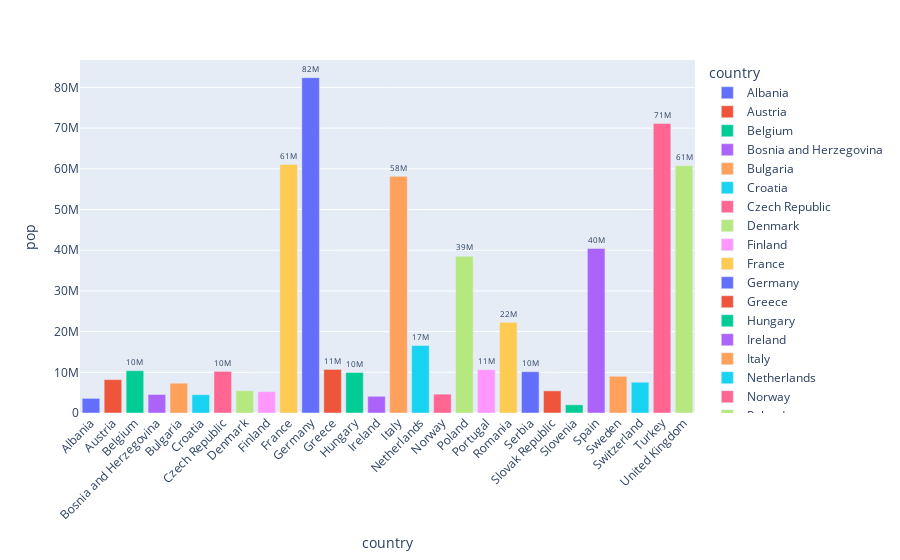

Notebook source saved alongside this figure:
### Markdown cell above
# Bar charts

### Code cell
df_in = px.data.gapminder().query("country == 'India'")
px.bar(df_in, x='year', y='pop')

df_tips = px.data.tips()
px.bar(df_tips, x='day', y='tip', color="sex", title="Tips by Sex on each day", labels={'tip':'Tip Amount', 'day':'Day of the Week'})
px.bar(df_tips, x='sex', y='total_bill', color="smoker", barmode="group")

df_europe = px.data.gapminder().query("continent == 'Europe' and year == 2007 and pop > 2.e6")
fig = px.bar(df_europe, y='pop', x='country', text='pop', color='country')
fig.update_traces(texttemplate='%{text:.2s}', textposition='outside')
fig.update_layout(uniformtext_minsize=8, uniformtext_mode='hide')
fig.update_layout(xaxis_tickangle=-45)
fig.show()

### Figure 1 — Plotly figure (JSON) as saved in the notebook; plotly's stock layout.template omitted (floating-point values rounded to 4 significant figures)
{"data": [{"alignmentgroup": "True", "hovertemplate": "country=%{x}<br>pop=%{text}<extra></extra>", "legendgroup": "Albania", "marker": {"color": "#636efa", "pattern": {"shape": ""}}, "name": "Albania", "offsetgroup": "Albania", "orientation": "v", "showlegend": true, "text": [3600523], "textposition": "outside", "texttemplate": "%{text:.2s}", "type": "bar", "x": ["Albania"], "xaxis": "x", "y": [3600523], "yaxis": "y"}, {"alignmentgroup": "True", "hovertemplate": "country=%{x}<br>pop=%{text}<extra></extra>", "legendgroup": "Austria", "marker": {"color": "#EF553B", "pattern": {"shape": ""}}, "name": "Austria", "offsetgroup": "Austria", "orientation": "v", "showlegend": true, "text": [8199783], "textposition": "outside", "texttemplate": "%{text:.2s}", "type": "bar", "x": ["Austria"], "xaxis": "x", "y": [8199783], "yaxis": "y"}, {"alignmentgroup": "True", "hovertemplate": "country=%{x}<br>pop=%{text}<extra></extra>", "legendgroup": "Belgium", "marker": {"color": "#00cc96", "pattern": {"shape": ""}}, "name": "Belgium", "offsetgroup": "Belgium", "orientation": "v", "showlegend": true, "text": [10392226], "textposition": "outside", "texttemplate": "%{text:.2s}", "type": "bar", "x": ["Belgium"], "xaxis": "x", "y": [10392226], "yaxis": "y"}, {"alignmentgroup": "True", "hovertemplate": "country=%{x}<br>pop=%{text}<extra></extra>", "legendgroup": "Bosnia and Herzegovina", "marker": {"color": "#ab63fa", "pattern": {"shape": ""}}, "name": "Bosnia and Herzegovina", "offsetgroup": "Bosnia and Herzegovina", "orientation": "v", "showlegend": true, "text": [4552198], "textposition": "outside", "texttemplate": "%{text:.2s}", "type": "bar", "x": ["Bosnia and Herzegovina"], "xaxis": "x", "y": [4552198], "yaxis": "y"}, {"alignmentgroup": "True", "hovertemplate": "country=%{x}<br>pop=%{text}<extra></extra>", "legendgroup": "Bulgaria", "marker": {"color": "#FFA15A", "pattern": {"shape": ""}}, "name": "Bulgaria", "offsetgroup": "Bulgaria", "orientation": "v", "showlegend": true, "text": [7322858], "textposition": "outside", "texttemplate": "%{text:.2s}", "type": "bar", "x": ["Bulgaria"], "xaxis": "x", "y": [7322858], "yaxis": "y"}, {"alignmentgroup": "True", "hovertemplate": "country=%{x}<br>pop=%{text}<extra></extra>", "legendgroup": "Croatia", "marker": {"color": "#19d3f3", "pattern": {"shape": ""}}, "name": "Croatia", "offsetgroup": "Croatia", "orientation": "v", "showlegend": true, "text": [4493312], "textposition": "outside", "texttemplate": "%{text:.2s}", "type": "bar", "x": ["Croatia"], "xaxis": "x", "y": [4493312], "yaxis": "y"}, {"alignmentgroup": "True", "hovertemplate": "country=%{x}<br>pop=%{text}<extra></extra>", "legendgroup": "Czech Republic", "marker": {"color": "#FF6692", "pattern": {"shape": ""}}, "name": "Czech Republic", "offsetgroup": "Czech Republic", "orientation": "v", "showlegend": true, "text": [10228744], "textposition": "outside", "texttemplate": "%{text:.2s}", "type": "bar", "x": ["Czech Republic"], "xaxis": "x", "y": [10228744], "yaxis": "y"}, {"alignmentgroup": "True", "hovertemplate": "country=%{x}<br>pop=%{text}<extra></extra>", "legendgroup": "Denmark", "marker": {"color": "#B6E880", "pattern": {"shape": ""}}, "name": "Denmark", "offsetgroup": "Denmark", "orientation": "v", "showlegend": true, "text": [5468120], "textposition": "outside", "texttemplate": "%{text:.2s}", "type": "bar", "x": ["Denmark"], "xaxis": "x", "y": [5468120], "yaxis": "y"}, {"alignmentgroup": "True", "hovertemplate": "country=%{x}<br>pop=%{text}<extra></extra>", "legendgroup": "Finland", "marker": {"color": "#FF97FF", "pattern": {"shape": ""}}, "name": "Finland", "offsetgroup": "Finland", "orientation": "v", "showlegend": true, "text": [5238460], "textposition": "outside", "texttemplate": "%{text:.2s}", "type": "bar", "x": ["Finland"], "xaxis": "x", "y": [5238460], "yaxis": "y"}, {"alignmentgroup": "True", "hovertemplate": "country=%{x}<br>pop=%{text}<extra></extra>", "legendgroup": "France", "marker": {"color": "#FECB52", "pattern": {"shape": ""}}, "name": "France", "offsetgroup": "France", "orientation": "v", "showlegend": true, "text": [61083916], "textposition": "outside", "texttemplate": "%{text:.2s}", "type": "bar", "x": ["France"], "xaxis": "x", "y": [61083916], "yaxis": "y"}, {"alignmentgroup": "True", "hovertemplate": "country=%{x}<br>pop=%{text}<extra></extra>", "legendgroup": "Germany", "marker": {"color": "#636efa", "pattern": {"shape": ""}}, "name": "Germany", "offsetgroup": "Germany", "orientation": "v", "showlegend": true, "text": [82400996], "textposition": "outside", "texttemplate": "%{text:.2s}", "type": "bar", "x": ["Germany"], "xaxis": "x", "y": [82400996], "yaxis": "y"}, {"alignmentgroup": "True", "hovertemplate": "country=%{x}<br>pop=%{text}<extra></extra>", "legendgroup": "Greece", "marker": {"color": "#EF553B", "pattern": {"shape": ""}}, "name": "Greece", "offsetgroup": "Greece", "orientation": "v", "showlegend": true, "text": [10706290], "textposition": "outside", "texttemplate": "%{text:.2s}", "type": "bar", "x": ["Greece"], "xaxis": "x", "y": [10706290], "yaxis": "y"}, {"alignmentgroup": "True", "hovertemplate": "country=%{x}<br>pop=%{text}<extra></extra>", "legendgroup": "Hungary", "marker": {"color": "#00cc96", "pattern": {"shape": ""}}, "name": "Hungary", "offsetgroup": "Hungary", "orientation": "v", "showlegend": true, "text": [9956108], "textposition": "outside", "texttemplate": "%{text:.2s}", "type": "bar", "x": ["Hungary"], "xaxis": "x", "y": [9956108], "yaxis": "y"}, {"alignmentgroup": "True", "hovertemplate": "country=%{x}<br>pop=%{text}<extra></extra>", "legendgroup": "Ireland", "marker": {"color": "#ab63fa", "pattern": {"shape": ""}}, "name": "Ireland", "offsetgroup": "Ireland", "orientation": "v", "showlegend": true, "text": [4109086], "textposition": "outside", "texttemplate": "%{text:.2s}", "type": "bar", "x": ["Ireland"], "xaxis": "x", "y": [4109086], "yaxis": "y"}, {"alignmentgroup": "True", "hovertemplate": "country=%{x}<br>pop=%{text}<extra></extra>", "legendgroup": "Italy", "marker": {"color": "#FFA15A", "pattern": {"shape": ""}}, "name": "Italy", "offsetgroup": "Italy", "orientation": "v", "showlegend": true, "text": [58147733], "textposition": "outside", "texttemplate": "%{text:.2s}", "type": "bar", "x": ["Italy"], "xaxis": "x", "y": [58147733], "yaxis": "y"}, {"alignmentgroup": "True", "hovertemplate": "country=%{x}<br>pop=%{text}<extra></extra>", "legendgroup": "Netherlands", "marker": {"color": "#19d3f3", "pattern": {"shape": ""}}, "name": "Netherlands", "offsetgroup": "Netherlands", "orientation": "v", "showlegend": true, "text": [16570613], "textposition": "outside", "texttemplate": "%{text:.2s}", "type": "bar", "x": ["Netherlands"], "xaxis": "x", "y": [16570613], "yaxis": "y"}, {"alignmentgroup": "True", "hovertemplate": "country=%{x}<br>pop=%{text}<extra></extra>", "legendgroup": "Norway", "marker": {"color": "#FF6692", "pattern": {"shape": ""}}, "name": "Norway", "offsetgroup": "Norway", "orientation": "v", "showlegend": true, "text": [4627926], "textposition": "outside", "texttemplate": "%{text:.2s}", "type": "bar", "x": ["Norway"], "xaxis": "x", "y": [4627926], "yaxis": "y"}, {"alignmentgroup": "True", "hovertemplate": "country=%{x}<br>pop=%{text}<extra></extra>", "legendgroup": "Poland", "marker": {"color": "#B6E880", "pattern": {"shape": ""}}, "name": "Poland", "offsetgroup": "Poland", "orientation": "v", "showlegend": true, "text": [38518241], "textposition": "outside", "texttemplate": "%{text:.2s}", "type": "bar", "x": ["Poland"], "xaxis": "x", "y": [38518241], "yaxis": "y"}, {"alignmentgroup": "True", "hovertemplate": "country=%{x}<br>pop=%{text}<extra></extra>", "legendgroup": "Portugal", "marker": {"color": "#FF97FF", "pattern": {"shape": ""}}, "name": "Portugal", "offsetgroup": "Portugal", "orientation": "v", "showlegend": true, "text": [10642836], "textposition": "outside", "texttemplate": "%{text:.2s}", "type": "bar", "x": ["Portugal"], "xaxis": "x", "y": [10642836], "yaxis": "y"}, {"alignmentgroup": "True", "hovertemplate": "country=%{x}<br>pop=%{text}<extra></extra>", "legendgroup": "Romania", "marker": {"color": "#FECB52", "pattern": {"shape": ""}}, "name": "Romania", "offsetgroup": "Romania", "orientation": "v", "showlegend": true, "text": [22276056], "textposition": "outside", "texttemplate": "%{text:.2s}", "type": "bar", "x": ["Romania"], "xaxis": "x", "y": [22276056], "yaxis": "y"}, {"alignmentgroup": "True", "hovertemplate": "country=%{x}<br>pop=%{text}<extra></extra>", "legendgroup": "Serbia", "marker": {"color": "#636efa", "pattern": {"shape": ""}}, "name": "Serbia", "offsetgroup": "Serbia", "orientation": "v", "showlegend": true, "text": [10150265], "textposition": "outside", "texttemplate": "%{text:.2s}", "type": "bar", "x": ["Serbia"], "xaxis": "x", "y": [10150265], "yaxis": "y"}, {"alignmentgroup": "True", "hovertemplate": "country=%{x}<br>pop=%{text}<extra></extra>", "legendgroup": "Slovak Republic", "marker": {"color": "#EF553B", "pattern": {"shape": ""}}, "name": "Slovak Republic", "offsetgroup": "Slovak Republic", "orientation": "v", "showlegend": true, "text": [5447502], "textposition": "outside", "texttemplate": "%{text:.2s}", "type": "bar", "x": ["Slovak Republic"], "xaxis": "x", "y": [5447502], "yaxis": "y"}, {"alignmentgroup": "True", "hovertemplate": "country=%{x}<br>pop=%{text}<extra></extra>", "legendgroup": "Slovenia", "marker": {"color": "#00cc96", "pattern": {"shape": ""}}, "name": "Slovenia", "offsetgroup": "Slovenia", "orientation": "v", "showlegend": true, "text": [2009245], "textposition": "outside", "texttemplate": "%{text:.2s}", "type": "bar", "x": ["Slovenia"], "xaxis": "x", "y": [2009245], "yaxis": "y"}, {"alignmentgroup": "True", "hovertemplate": "country=%{x}<br>pop=%{text}<extra></extra>", "legendgroup": "Spain", "marker": {"color": "#ab63fa", "pattern": {"shape": ""}}, "name": "Spain", "offsetgroup": "Spain", "orientation": "v", "showlegend": true, "text": [40448191], "textposition": "outside", "texttemplate": "%{text:.2s}", "type": "bar", "x": ["Spain"], "xaxis": "x", "y": [40448191], "yaxis": "y"}, {"alignmentgroup": "True", "hovertemplate": "country=%{x}<br>pop=%{text}<extra></extra>", "legendgroup": "Sweden", "marker": {"color": "#FFA15A", "pattern": {"shape": ""}}, "name": "Sweden", "offsetgroup": "Sweden", "orientation": "v", "showlegend": true, "text": [9031088], "textposition": "outside", "texttemplate": "%{text:.2s}", "type": "bar", "x": ["Sweden"], "xaxis": "x", "y": [9031088], "yaxis": "y"}, {"alignmentgroup": "True", "hovertemplate": "country=%{x}<br>pop=%{text}<extra></extra>", "legendgroup": "Switzerland", "marker": {"color": "#19d3f3", "pattern": {"shape": ""}}, "name": "Switzerland", "offsetgroup": "Switzerland", "orientation": "v", "showlegend": true, "text": [7554661], "textposition": "outside", "texttemplate": "%{text:.2s}", "type": "bar", "x": ["Switzerland"], "xaxis": "x", "y": [7554661], "yaxis": "y"}, {"alignmentgroup": "True", "hovertemplate": "country=%{x}<br>pop=%{text}<extra></extra>", "legendgroup": "Turkey", "marker": {"color": "#FF6692", "pattern": {"shape": ""}}, "name": "Turkey", "offsetgroup": "Turkey", "orientation": "v", "showlegend": true, "text": [71158647], "textposition": "outside", "texttemplate": "%{text:.2s}", "type": "bar", "x": ["Turkey"], "xaxis": "x", "y": [71158647], "yaxis": "y"}, {"alignmentgroup": "True", "hovertemplate": "country=%{x}<br>pop=%{text}<extra></extra>", "legendgroup": "United Kingdom", "marker": {"color": "#B6E880", "pattern": {"shape": ""}}, "name": "United Kingdom", "offsetgroup": "United Kingdom", "orientation": "v", "showlegend": true, "text": [60776238], "textposition": "outside", "texttemplate": "%{text:.2s}", "type": "bar", "x": ["United Kingdom"], "xaxis": "x", "y": [60776238], "yaxis": "y"}], "layout": {"barmode": "relative", "legend": {"title": {"text": "country"}, "tracegroupgap": 0}, "margin": {"t": 60}, "uniformtext": {"minsize": 8, "mode": "hide"}, "xaxis": {"anchor": "y", "categoryarray": ["Albania", "Austria", "Belgium", "Bosnia and Herzegovina", "Bulgaria", "Croatia", "Czech Republic", "Denmark", "Finland", "France", "Germany", "Greece", "Hungary", "Ireland", "Italy", "Netherlands", "Norway", "Poland", "Portugal", "Romania", "Serbia", "Slovak Republic", "Slovenia", "Spain", "Sweden", "Switzerland", "Turkey", "United Kingdom"], "categoryorder": "array", "domain": [0, 1], "tickangle": -45, "title": {"text": "country"}}, "yaxis": {"anchor": "x", "domain": [0, 1], "title": {"text": "pop"}}}}
